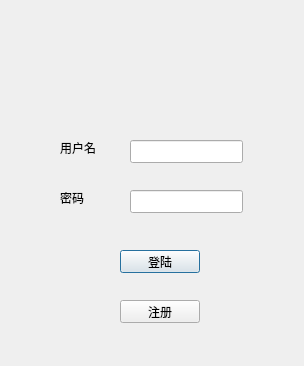
<?xml version="1.0" encoding="UTF-8"?>
<ui version="4.0">
 <class>LoginDialog</class>
 <widget class="QDialog" name="LoginDialog">
  <property name="geometry">
   <rect>
    <x>0</x>
    <y>0</y>
    <width>304</width>
    <height>366</height>
   </rect>
  </property>
  <property name="windowTitle">
   <string>Dialog</string>
  </property>
  <widget class="QLabel" name="label">
   <property name="geometry">
    <rect>
     <x>60</x>
     <y>140</y>
     <width>57</width>
     <height>15</height>
    </rect>
   </property>
   <property name="text">
    <string>用户名</string>
   </property>
  </widget>
  <widget class="QLineEdit" name="usrLineEdit">
   <property name="geometry">
    <rect>
     <x>130</x>
     <y>140</y>
     <width>113</width>
     <height>23</height>
    </rect>
   </property>
  </widget>
  <widget class="QLineEdit" name="pswLineEdit">
   <property name="geometry">
    <rect>
     <x>130</x>
     <y>190</y>
     <width>113</width>
     <height>23</height>
    </rect>
   </property>
   <property name="text">
    <string/>
   </property>
   <property name="echoMode">
    <enum>QLineEdit::PasswordEchoOnEdit</enum>
   </property>
  </widget>
  <widget class="QLabel" name="label_2">
   <property name="geometry">
    <rect>
     <x>60</x>
     <y>190</y>
     <width>57</width>
     <height>15</height>
    </rect>
   </property>
   <property name="text">
    <string>密码</string>
   </property>
  </widget>
  <widget class="QPushButton" name="loginBtn">
   <property name="geometry">
    <rect>
     <x>120</x>
     <y>250</y>
     <width>80</width>
     <height>23</height>
    </rect>
   </property>
   <property name="text">
    <string>登陆</string>
   </property>
  </widget>
  <widget class="QPushButton" name="registerBtn">
   <property name="geometry">
    <rect>
     <x>120</x>
     <y>300</y>
     <width>80</width>
     <height>23</height>
    </rect>
   </property>
   <property name="text">
    <string>注册</string>
   </property>
  </widget>
 </widget>
 <resources/>
 <connections/>
</ui>
